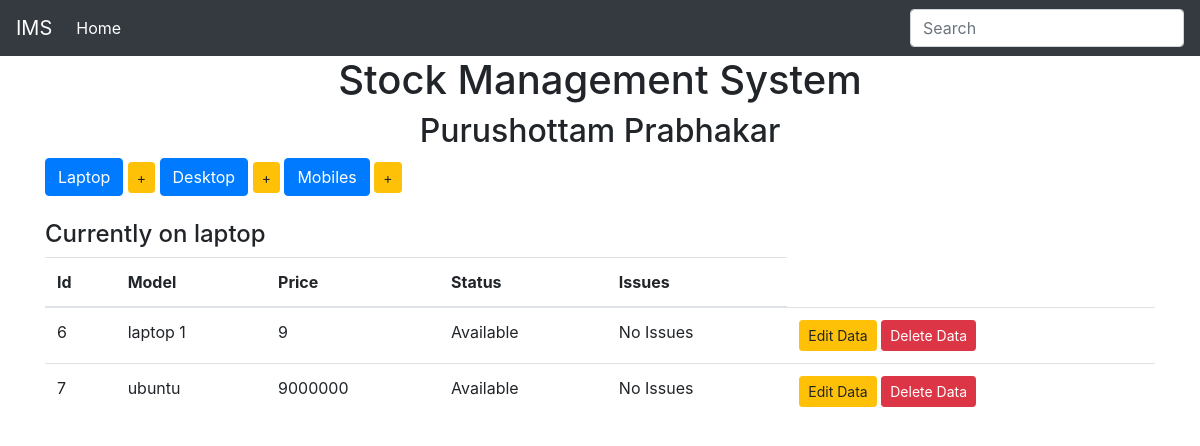
The app's page /display_laptops, older data.
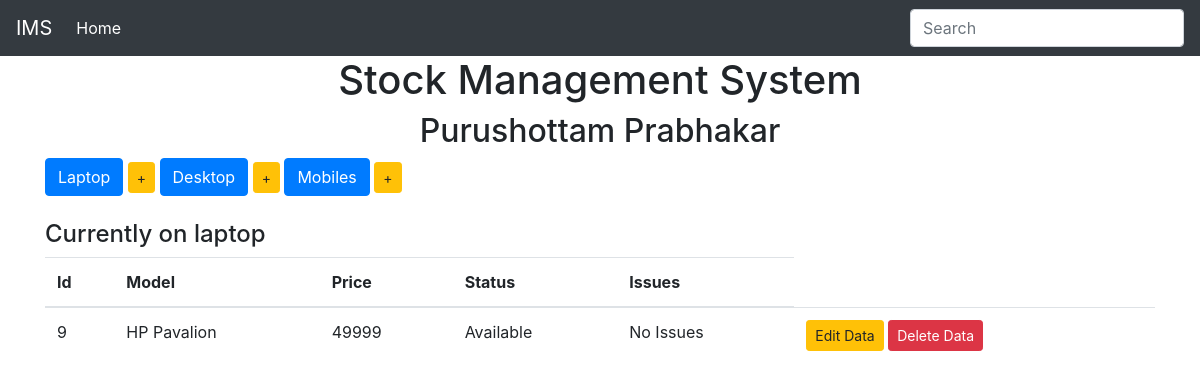
The same page, newer data.
### inventory/models.py (models this page shows, shortened)
class Device(models.Model):
	Type=models.CharField(max_length=100, blank=False)
	price=models.IntegerField()
	choices=(
		('Available','Item ready to be Purchace'),
		('Sold','Sold'),
		('Restore','Item restore in few days'),
		)
	status=models.CharField(max_length=10, choices =choices,default="Sold")
	issues=models.CharField(max_length=100,default="No Issues")
	class Meta:
		abstract=True

class Laptop(Device):
	pass

### inventory/views.py (the view)
# urls.py: url(r'^display_laptops$',display_laptops,name='display_laptops'),
def display_laptops(request):
	items = Laptop.objects.all()
	context={
		'items':items,
		'header': 'laptop',
	}
	return render(request,'index.html',context) #3 aurgument in render

### inventory/templates/index.html
{% extends 'base.html'%}
{% block body %}
<div class="button-group">
	 <h1>Stock Management System</h1>
      <h2>Purushottam Prabhakar </h2>
	<a href="{% url 'display_laptops' %}" class="btn btn-primary btn-md" role="button">Laptop</a>
	<a href="{% url 'add_laptop' %}" class="btn btn-warning btn-sm" role="button"> +</a>
	<a href="{% url 'display_Desktops' %}" class="btn btn-primary btn-md" role="button">Desktop</a>
	<a href="{% url 'add_desktop' %}" class="btn btn-warning btn-sm" role="button"> +</a>
	<a href="{% url 'display_Mobiles' %}" class="btn btn-primary btn-md" role="button">Mobiles</a>
	<a href="{% url 'add_mobile' %}" class="btn btn-warning btn-sm" role="button"> +</a>
</div>
<br>
<h4>Currently on {{ header }}</h4>
<table class="table table-hover">
	 <thead>
	 	<tr>
	 		<th>Id</th>
	 		<th>Model</th>
	 		<th>Price</th>
	 		<th>Status</th>
	 		<th>Issues</th>
	 	</tr>
	 </thead>
	 <tbody>
	 	{% for item in items %}
	 	<tr>
	 	<td>{{item.pk}}</td>
	 	<td>{{item.Type}}</td>
	 	<td>{{item.price}}</td>
	 	<td>{{item.status}}</td>
	 	<td>{{item.issues}}</td>
	 	{% if header|lower == "laptop" %}
	 	<td>
	 		<a href="{%  url 'edit_laptop' item.pk %}" class="btn btn-warning btn-sm" role="button">Edit Data</a>
	 		<a href="{%  url 'delete_laptop' item.pk %}" class="btn btn-danger btn-sm" role="button">Delete Data</a>
	 	</td>
	 	{% elif header|lower == "Desktop" %}
	 	<td>
	 		<a href="{%  url 'edit_desktop' item.pk %}" class="btn btn-warning btn-sm" role="button">Edit Data</a>
	 		<a href="{%  url 'delete_desktop' item.pk %}" class="btn btn-danger btn-sm" role="button">Delete Data</a>
	 	</td>
	 	{% else %}
	 	<td>
	 		<a href="{%  url 'edit_mobile' item.pk %}" class="btn btn-warning btn-sm" role="button">Edit Data</a>
	 		<a href="{%  url 'delete_mobile' item.pk %}" class="btn btn-danger btn-sm" role="button">Delete Data</a>
	 	</td>
	 	{% endif %}
	 	</tr>
	 	{%endfor%}
	 </tbody>
</table>
{% endblock%}

### inventory/templates/base.html (shortened to what this page needs)
<!DOCTYPE html>
<html>
<head>
  {% load static %}
	<link rel="stylesheet" type="text/css" href="{% static '/css/style.css'%}">
	<link rel="stylesheet" type="text/css" href="{% static '/css/bootstrap.min.css'%}">
</head>
<body>
	<nav class="navbar navbar-expand navbar-dark bg-dark">
      <a class="navbar-brand" href="#">IMS</a>
      <div class="collapse navbar-collapse" id="navbarsExample02">
        <ul class="navbar-nav mr-auto">
          <li class="nav-item active">
            <a class="nav-link" href="#">Home <span class="sr-only">(current)</span></a>
          </li>
        </ul>
        <form class="form-inline my-2 my-md-0">
          <input class="form-control" type="text" placeholder="Search">
        </form>
      </div>
    </nav>
    <div class='container'>
    	{% block body %}
    	{% endblock%}
    </div>
</body>
</html>

### inventory/static/css/style.css (style rules this page uses)
h1 { text-align: center; }
h2 { text-align: center; }

Row changes from the older to the newer data that the page shows:
removed Laptop: pk "6", Type "laptop 1", price "9", status "Available", issues "No Issues"
removed Laptop: pk "7", Type "ubuntu", price "9000000", status "Available", issues "No Issues"
added Laptop: pk "9", Type "HP Pavalion", price "49999", status "Available", issues "No Issues"
